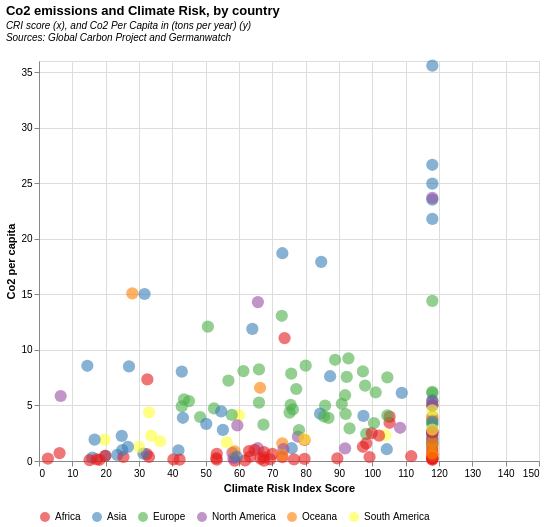

This figure's Vega-Lite source:
### Vega-Lite specification from a JSON file in a GitHub repository (floating-point values rounded to 4 significant figures; data arrays with more than 128 entries replaced by an {"elided": "..."} marker saying what was removed)
{"$schema": "https://vega.github.io/schema/vega-lite/v5.json", "description": "Various US measures state by state", "title": {"text": "Co2 emissions and Climate Risk, by country", "subtitle": ["CRI score (x), and Co2 Per Capita in (tons per year) (y)", "Sources: Global Carbon Project and Germanwatch", ""], "subtitleFontStyle": "italic", "subtitleFontSize": 10, "anchor": "start", "color": "black"}, "data": {"values": {"elided": "179 records"}}, "mark": {"type": "circle", "size": 150, "color": "rgb(0,67,167)", "opacity": 0.6}, "height": 400, "width": 500, "encoding": {"y": {"field": "CO2 per cap", "type": "quantitative", "scale": {"domain": [0, 36]}, "title": "Co2 per capita"}, "x": {"field": "CRI Score ", "type": "quantitative", "scale": {"domain": [0, 150]}, "title": "Climate Risk Index Score"}, "color": {"field": "Continent", "type": "nominal", "scale": {"scheme": "set1"}, "legend": {"orient": "bottom"}, "title": null}, "tooltip": [{"field": "Country", "type": "ordinal", "title": "Country"}, {"field": "CRI Score ", "type": "quantitative", "title": "CRI", "format": ".0f"}, {"field": "CO2 per cap", "type": "quantitative", "title": "Co2 per capita", "format": ".2f"}, {"field": "Continent", "type": "nominal", "title": "Continent"}]}}
